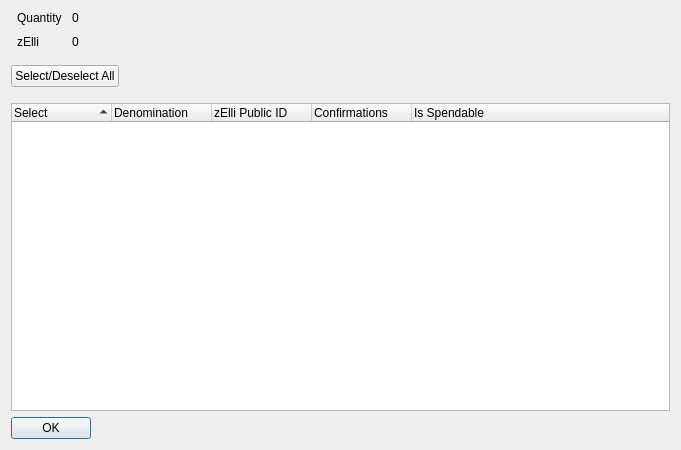
<?xml version="1.0" encoding="UTF-8"?>
<ui version="4.0">
 <class>ZElliControlDialog</class>
 <widget class="QDialog" name="ZElliControlDialog">
  <property name="geometry">
   <rect>
    <x>0</x>
    <y>0</y>
    <width>681</width>
    <height>450</height>
   </rect>
  </property>
  <property name="minimumSize">
   <size>
    <width>681</width>
    <height>450</height>
   </size>
  </property>
  <property name="windowTitle">
   <string>Select zElli to Spend</string>
  </property>
  <layout class="QVBoxLayout" name="verticalLayout" stretch="0,0,0,0">
   <item>
    <layout class="QHBoxLayout" name="horizontalLayout" stretch="0,0">
     <property name="spacing">
      <number>-1</number>
     </property>
     <property name="bottomMargin">
      <number>10</number>
     </property>
     <item>
      <layout class="QFormLayout" name="formLayout">
       <property name="horizontalSpacing">
        <number>10</number>
       </property>
       <property name="verticalSpacing">
        <number>10</number>
       </property>
       <property name="leftMargin">
        <number>6</number>
       </property>
       <property name="rightMargin">
        <number>6</number>
       </property>
       <item row="0" column="0">
        <widget class="QLabel" name="labelQuantity">
         <property name="text">
          <string>Quantity</string>
         </property>
        </widget>
       </item>
       <item row="0" column="1">
        <widget class="QLabel" name="labelQuantity_int">
         <property name="text">
          <string>0</string>
         </property>
        </widget>
       </item>
       <item row="1" column="0">
        <widget class="QLabel" name="labelZElli">
         <property name="text">
          <string>zElli</string>
         </property>
        </widget>
       </item>
       <item row="1" column="1">
        <widget class="QLabel" name="labelZElli_int">
         <property name="text">
          <string>0</string>
         </property>
        </widget>
       </item>
      </layout>
     </item>
     <item>
      <spacer name="horizontalSpacer_2">
       <property name="orientation">
        <enum>Qt::Horizontal</enum>
       </property>
       <property name="sizeHint" stdset="0">
        <size>
         <width>40</width>
         <height>20</height>
        </size>
       </property>
      </spacer>
     </item>
    </layout>
   </item>
   <item>
    <layout class="QHBoxLayout" name="horizontalLayout3" stretch="0,0">
     <property name="spacing">
      <number>14</number>
     </property>
     <property name="bottomMargin">
      <number>10</number>
     </property>
     <item>
      <widget class="QPushButton" name="pushButtonAll">
       <property name="text">
        <string>Select/Deselect All</string>
       </property>
      </widget>
     </item>
     <item>
      <spacer name="horizontalSpacer">
       <property name="orientation">
        <enum>Qt::Horizontal</enum>
       </property>
       <property name="sizeHint" stdset="0">
        <size>
         <width>40</width>
         <height>20</height>
        </size>
       </property>
      </spacer>
     </item>
    </layout>
   </item>
   <item>
    <widget class="QTreeWidget" name="treeWidget">
     <property name="sizePolicy">
      <sizepolicy hsizetype="Expanding" vsizetype="Expanding">
       <horstretch>0</horstretch>
       <verstretch>0</verstretch>
      </sizepolicy>
     </property>
     <property name="minimumSize">
      <size>
       <width>0</width>
       <height>250</height>
      </size>
     </property>
     <property name="alternatingRowColors">
      <bool>true</bool>
     </property>
     <property name="sortingEnabled">
      <bool>true</bool>
     </property>
     <property name="columnCount">
      <number>5</number>
     </property>
     <attribute name="headerDefaultSectionSize">
      <number>100</number>
     </attribute>
     <column>
      <property name="text">
       <string notr="true">Select</string>
      </property>
     </column>
     <column>
      <property name="text">
       <string notr="true">Denomination</string>
      </property>
     </column>
     <column>
      <property name="text">
       <string notr="true">zElli Public ID</string>
      </property>
     </column>
     <column>
      <property name="text">
       <string notr="true">Confirmations</string>
      </property>
     </column>
     <column>
      <property name="text">
       <string>Is Spendable</string>
      </property>
     </column>
    </widget>
   </item>
   <item>
    <widget class="QDialogButtonBox" name="buttonBox">
     <property name="sizePolicy">
      <sizepolicy hsizetype="Maximum" vsizetype="Fixed">
       <horstretch>0</horstretch>
       <verstretch>0</verstretch>
      </sizepolicy>
     </property>
     <property name="orientation">
      <enum>Qt::Horizontal</enum>
     </property>
     <property name="standardButtons">
      <set>QDialogButtonBox::Ok</set>
     </property>
    </widget>
   </item>
  </layout>
 </widget>
 <resources/>
 <connections>
  <connection>
   <sender>buttonBox</sender>
   <signal>accepted()</signal>
   <receiver>ZElliControlDialog</receiver>
   <slot>accept()</slot>
   <hints>
    <hint type="sourcelabel">
     <x>248</x>
     <y>254</y>
    </hint>
    <hint type="destinationlabel">
     <x>157</x>
     <y>274</y>
    </hint>
   </hints>
  </connection>
  <connection>
   <sender>buttonBox</sender>
   <signal>rejected()</signal>
   <receiver>ZElliControlDialog</receiver>
   <slot>reject()</slot>
   <hints>
    <hint type="sourcelabel">
     <x>316</x>
     <y>260</y>
    </hint>
    <hint type="destinationlabel">
     <x>286</x>
     <y>274</y>
    </hint>
   </hints>
  </connection>
 </connections>
</ui>
